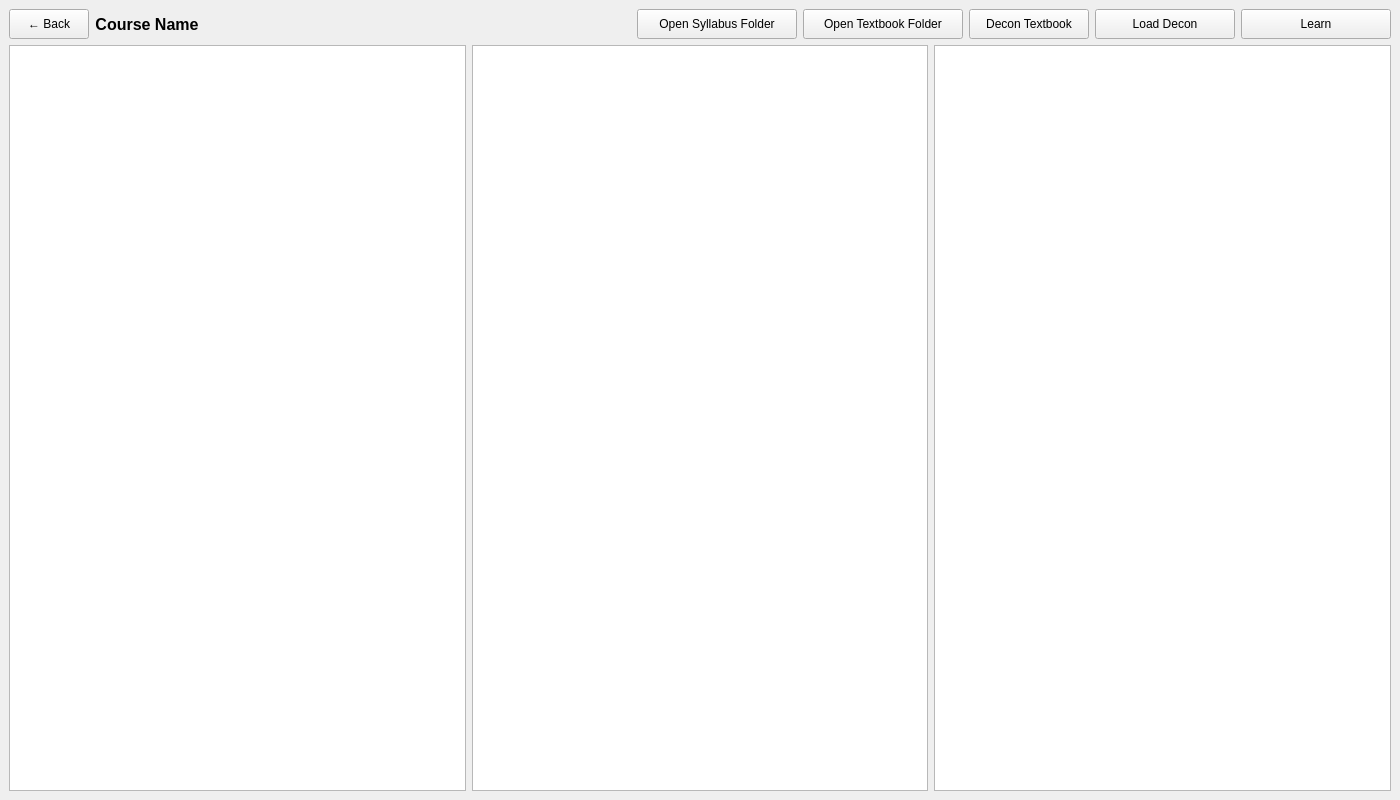
<?xml version="1.0" encoding="UTF-8"?>
<ui version="4.0">
 <class>CourseDetailWindow</class>
 <widget class="QMainWindow" name="CourseDetailWindow">
  <property name="geometry">
   <rect>
    <x>0</x>
    <y>0</y>
    <width>1400</width>
    <height>800</height>
   </rect>
  </property>
  <widget class="QWidget" name="centralwidget">
   <layout class="QVBoxLayout" name="mainLayout">
    <item>
     <layout class="QHBoxLayout" name="topBar">
      <item>
       <widget class="QPushButton" name="backBtn">
        <property name="text">
         <string>← Back</string>
        </property>
        <property name="minimumSize">
         <size>
          <width>80</width>
          <height>30</height>
         </size>
        </property>
       </widget>
      </item>
      <item>
       <layout class="QHBoxLayout" name="toggleLayout">
        <property name="spacing">
         <number>10</number>
        </property>
       </layout>
      </item>
      <item>
       <widget class="QLabel" name="courseNameLabel">
        <property name="text">
         <string>Course Name</string>
        </property>
        <property name="styleSheet">
         <string>font-size: 16px; font-weight: bold;</string>
        </property>
        <property name="alignment">
         <set>Qt::AlignCenter</set>
        </property>
       </widget>
      </item>
      <item>
       <spacer>
        <property name="orientation">
         <enum>Qt::Horizontal</enum>
        </property>
        <property name="sizeHint" stdset="0">
         <size>
          <width>40</width>
          <height>20</height>
         </size>
        </property>
       </spacer>
      </item>
      <item>
       <widget class="QPushButton" name="openSyllabusFolderBtn">
        <property name="text">
         <string>Open Syllabus Folder</string>
        </property>
        <property name="minimumSize">
         <size>
          <width>160</width>
          <height>30</height>
         </size>
        </property>
       </widget>
      </item>
      <item>
       <widget class="QPushButton" name="openTextbookFolderBtn">
        <property name="text">
         <string>Open Textbook Folder</string>
        </property>
        <property name="minimumSize">
         <size>
          <width>160</width>
          <height>30</height>
         </size>
        </property>
       </widget>
      </item>
      <item>
       <widget class="QPushButton" name="deconTextbookBtn">
        <property name="text">
         <string>Decon Textbook</string>
        </property>
        <property name="minimumSize">
         <size>
          <width>120</width>
          <height>30</height>
         </size>
        </property>
       </widget>
      </item>
      <item>
       <widget class="QPushButton" name="loadFromDeconBtn">
        <property name="text">
         <string>Load Decon</string>
        </property>
        <property name="minimumSize">
         <size>
          <width>140</width>
          <height>30</height>
         </size>
        </property>
       </widget>
      </item>
      <item>
       <widget class="QPushButton" name="learnMaterialBtn">
        <property name="text">
         <string>Learn</string>
        </property>
        <property name="minimumSize">
         <size>
          <width>150</width>
          <height>30</height>
         </size>
        </property>
       </widget>
      </item>
     </layout>
    </item>
    <item>
     <layout class="QHBoxLayout" name="contentLayout">
      <item>
       <widget class="QListWidget" name="categoryList">
        <property name="minimumWidth">
         <number>180</number>
        </property>
        <property name="maximumWidth">
         <number>180</number>
        </property>
       </widget>
      </item>
      <item>
       <widget class="QListWidget" name="itemList">
        <property name="minimumWidth">
         <number>250</number>
        </property>
       </widget>
      </item>
      <item>
       <widget class="QTextBrowser" name="detailView">
        <property name="openExternalLinks">
         <bool>true</bool>
        </property>
       </widget>
      </item>
     </layout>
    </item>
   </layout>
  </widget>
 </widget>
 <resources/>
 <connections/>
</ui>
